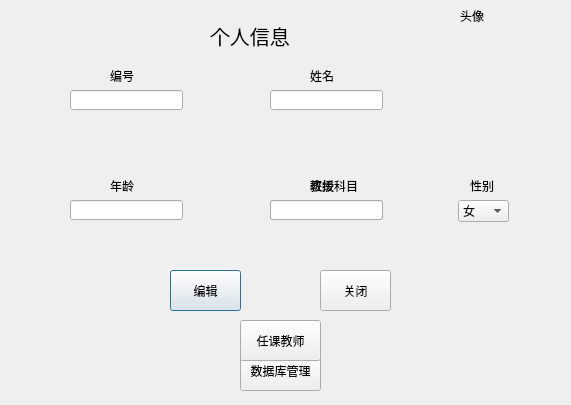
<?xml version="1.0" encoding="UTF-8"?>
<ui version="4.0">
 <class>showList</class>
 <widget class="QDialog" name="showList">
  <property name="geometry">
   <rect>
    <x>0</x>
    <y>0</y>
    <width>571</width>
    <height>405</height>
   </rect>
  </property>
  <property name="windowTitle">
   <string>showList</string>
  </property>
  <widget class="myLineEdit" name="idlineEdit">
   <property name="geometry">
    <rect>
     <x>70</x>
     <y>90</y>
     <width>113</width>
     <height>20</height>
    </rect>
   </property>
  </widget>
  <widget class="QLabel" name="label">
   <property name="geometry">
    <rect>
     <x>210</x>
     <y>20</y>
     <width>191</width>
     <height>31</height>
    </rect>
   </property>
   <property name="font">
    <font>
     <pointsize>15</pointsize>
    </font>
   </property>
   <property name="text">
    <string>个人信息</string>
   </property>
  </widget>
  <widget class="QLabel" name="idLab">
   <property name="geometry">
    <rect>
     <x>110</x>
     <y>70</y>
     <width>54</width>
     <height>12</height>
    </rect>
   </property>
   <property name="text">
    <string>编号</string>
   </property>
  </widget>
  <widget class="QLabel" name="nameLab">
   <property name="geometry">
    <rect>
     <x>310</x>
     <y>70</y>
     <width>54</width>
     <height>12</height>
    </rect>
   </property>
   <property name="text">
    <string>姓名</string>
   </property>
  </widget>
  <widget class="myLineEdit" name="namelineEdit">
   <property name="geometry">
    <rect>
     <x>270</x>
     <y>90</y>
     <width>113</width>
     <height>20</height>
    </rect>
   </property>
  </widget>
  <widget class="QLabel" name="classLab">
   <property name="geometry">
    <rect>
     <x>310</x>
     <y>180</y>
     <width>54</width>
     <height>12</height>
    </rect>
   </property>
   <property name="text">
    <string>班级</string>
   </property>
  </widget>
  <widget class="myLineEdit" name="classlineEdit">
   <property name="geometry">
    <rect>
     <x>270</x>
     <y>200</y>
     <width>113</width>
     <height>20</height>
    </rect>
   </property>
  </widget>
  <widget class="QLabel" name="ageLab">
   <property name="geometry">
    <rect>
     <x>110</x>
     <y>180</y>
     <width>54</width>
     <height>12</height>
    </rect>
   </property>
   <property name="text">
    <string>年龄</string>
   </property>
  </widget>
  <widget class="myLineEdit" name="agelineEdit">
   <property name="geometry">
    <rect>
     <x>70</x>
     <y>200</y>
     <width>113</width>
     <height>20</height>
    </rect>
   </property>
  </widget>
  <widget class="QLabel" name="sexLab">
   <property name="geometry">
    <rect>
     <x>470</x>
     <y>180</y>
     <width>54</width>
     <height>12</height>
    </rect>
   </property>
   <property name="text">
    <string>性别</string>
   </property>
  </widget>
  <widget class="QComboBox" name="sexComboBox">
   <property name="geometry">
    <rect>
     <x>458</x>
     <y>200</y>
     <width>51</width>
     <height>22</height>
    </rect>
   </property>
   <item>
    <property name="text">
     <string>女</string>
    </property>
   </item>
   <item>
    <property name="text">
     <string>男</string>
    </property>
   </item>
  </widget>
  <widget class="QPushButton" name="editBtn">
   <property name="geometry">
    <rect>
     <x>170</x>
     <y>270</y>
     <width>71</width>
     <height>41</height>
    </rect>
   </property>
   <property name="text">
    <string>编辑</string>
   </property>
  </widget>
  <widget class="QPushButton" name="cancelBtn">
   <property name="geometry">
    <rect>
     <x>320</x>
     <y>270</y>
     <width>71</width>
     <height>41</height>
    </rect>
   </property>
   <property name="text">
    <string>关闭</string>
   </property>
  </widget>
  <widget class="QLabel" name="headLab">
   <property name="geometry">
    <rect>
     <x>460</x>
     <y>10</y>
     <width>54</width>
     <height>12</height>
    </rect>
   </property>
   <property name="text">
    <string>头像</string>
   </property>
  </widget>
  <widget class="QLabel" name="picLab">
   <property name="geometry">
    <rect>
     <x>440</x>
     <y>50</y>
     <width>81</width>
     <height>91</height>
    </rect>
   </property>
   <property name="text">
    <string/>
   </property>
  </widget>
  <widget class="QPushButton" name="DBBtn">
   <property name="geometry">
    <rect>
     <x>240</x>
     <y>350</y>
     <width>81</width>
     <height>41</height>
    </rect>
   </property>
   <property name="text">
    <string>数据库管理</string>
   </property>
  </widget>
  <widget class="QPushButton" name="teacherBtn">
   <property name="geometry">
    <rect>
     <x>240</x>
     <y>320</y>
     <width>81</width>
     <height>41</height>
    </rect>
   </property>
   <property name="text">
    <string>任课教师</string>
   </property>
  </widget>
  <widget class="QLabel" name="subLab">
   <property name="geometry">
    <rect>
     <x>310</x>
     <y>180</y>
     <width>54</width>
     <height>12</height>
    </rect>
   </property>
   <property name="text">
    <string>教授科目</string>
   </property>
  </widget>
  <widget class="myLineEdit" name="subEdit">
   <property name="geometry">
    <rect>
     <x>270</x>
     <y>200</y>
     <width>113</width>
     <height>20</height>
    </rect>
   </property>
  </widget>
 </widget>
 <layoutdefault spacing="6" margin="11"/>
 <customwidgets>
  <customwidget>
   <class>myLineEdit</class>
   <extends>QLineEdit</extends>
   <header location="global">mylineedit.h</header>
  </customwidget>
 </customwidgets>
 <resources/>
 <connections/>
</ui>
